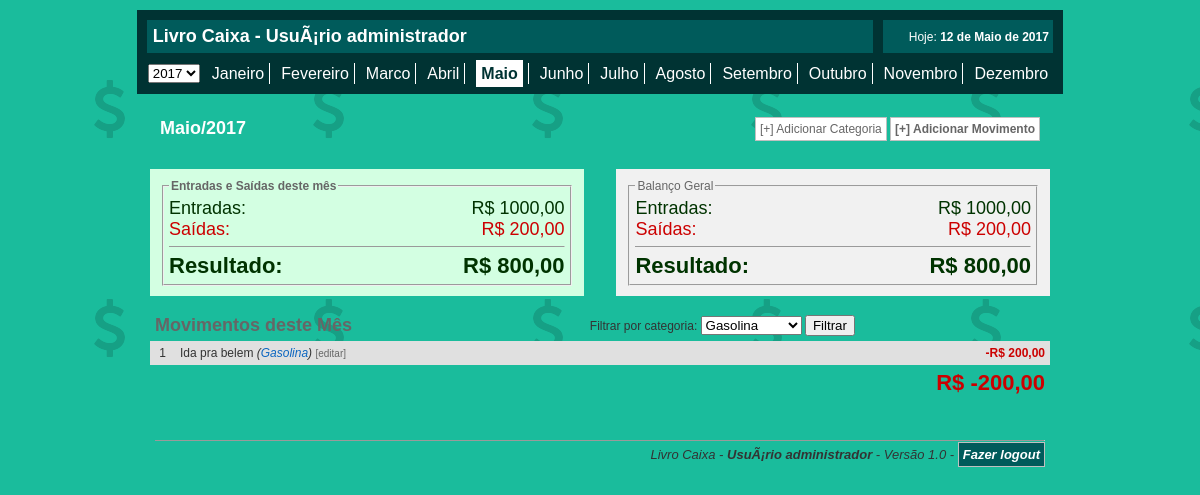
Screenshot of /index.php?mes=05&ano=2017&filtro_cat=4 (signed in) with the database file from the repository.
### tables this page shows
CREATE TABLE `lc_movimento` (
  `id` int(11) NOT NULL,
  `tipo` int(11) DEFAULT NULL,
  `dia` int(11) DEFAULT NULL,
  `mes` int(11) DEFAULT NULL,
  `ano` int(11) DEFAULT NULL,
  `cat` int(11) DEFAULT NULL,
  `descricao` longtext,
  `valor` float DEFAULT NULL
);

CREATE TABLE `lc_cat` (
  `id` int(11) NOT NULL,
  `nome` varchar(255) DEFAULT NULL
);

### functions.php (called while the page is built)
<?php
function formata_dinheiro($valor) {
    $valor = number_format($valor, 2, ',', '');
    return "R$ " . $valor;
}
function mostraMes($m) {
    switch ($m) {
        case 01: $mes = "Janeiro";
            break;
        case 02: $mes = "Fevereiro";
            break;
        case 03: $mes = "Marco";
            break;
        case 04: $mes = "Abril";
            break;
        case 05: $mes = "Maio";
            break;
        case 06: $mes = "Junho";
            break;
        case 07: $mes = "Julho";
            break;
        case 8: $mes = "Agosto";
            break;
        case 9: $mes = "Setembro";
            break;
        case 10: $mes = "Outubro";
            break;
        case 11: $mes = "Novembro";
            break;
        case 12: $mes = "Dezembro";
            break;
    }
    return $mes;
}
?>

### index.php (the view, shortened to what this page needs)
<?php
include 'config.php';
include 'functions.php';
if (isset($_GET['mes']))
    $mes_hoje = $_GET['mes'];
else
    $mes_hoje = date('m');
if (isset($_GET['ano']))
    $ano_hoje = $_GET['ano'];
else
    $ano_hoje = date('Y');
?>
<?php if ($_SESSION['usuario']) :?>
<!DOCTYPE html PUBLIC "-//W3C//DTD XHTML 1.0 Transitional//EN" "http://www.w3.org/TR/xhtml1/DTD/xhtml1-transitional.dtd">
<html xmlns="http://www.w3.org/1999/xhtml">
<head>
<link href="css/styles.css" rel="stylesheet" type="text/css" />
</head>
<body style="padding:10px" background="imagens/back.png">
<table cellpadding="1" cellspacing="10"  width="900" align="center" style="background-color:#033">
<tr>
<td colspan="11" style="background-color:#005B5B;">
<h2 style="color:#FFF; margin:5px">Livro Caixa - <?php echo $_SESSION['usuario']->nome?></h2>
</td>
<td colspan="2" align="right" style="background-color:#005B5B;">
<a style="color:#FFF" href="?mes=<?php echo date('m')?>&ano=<?php echo date('Y')?>">Hoje:<strong> <?php echo date('d')?> de <?php echo mostraMes(date('m'))?> de <?php echo date('Y')?></strong></a>&nbsp;
</td>
</tr>
<tr>
<td width="70">
<select onchange="location.replace('?mes=<?php echo $mes_hoje?>&ano='+this.value)">
<?php
for ($i=2008;$i<=2020;$i++){
?>
<option value="<?php echo $i?>" <?php if ($i==$ano_hoje) echo "selected=selected"?> ><?php echo $i?></option>
<?php }?>
</select>
</td>
<?php
for ($i=1;$i<=12;$i++){
	?>
    <td align="center" style="<?php if ($i!=12) echo "border-right:1px solid #FFF;"?> padding-right:5px">
    <a href="?mes=<?php echo $i?>&ano=<?php echo $ano_hoje?>" style="
    <?php if($mes_hoje==$i){?>
    color:#033; font-size:16px; font-weight:bold; background-color:#FFF; padding:5px
    <?php }else{?>
    color:#FFF; font-size:16px;
    <?php }?>
    ">
    <?php echo mostraMes($i);?>
    </a>
    </td>
<?php
}
?>
</tr>
</table>
<br />
<table cellpadding="10" cellspacing="0" width="900" align="center" >
<tr>
<td colspan="2">
<h2 style="color: #FFF"><?php echo mostraMes($mes_hoje)?>/<?php echo $ano_hoje?></h2>
</td>
<td align="right">
<a href="javascript:;" onclick="abreFecha('add_cat')" class="bnt">[+] Adicionar Categoria</a>
<a href="javascript:;" onclick="abreFecha('add_movimento')" class="bnt"><strong>[+] Adicionar Movimento</strong></a>
</td>
</tr>
<tr >
<td colspan="3" >
</td>
</tr>
<tr>
<td align="left" valign="top" width="450" style="background-color:#D3FFE2">
<?php
$qr=mysqli_query($conn,"SELECT SUM(valor) as total FROM lc_movimento WHERE tipo=1 && mes='$mes_hoje' && ano='$ano_hoje'");
$row=mysqli_fetch_assoc($qr);
$entradas=$row['total'];
$qr=mysqli_query($conn,"SELECT SUM(valor) as total FROM lc_movimento WHERE tipo=0 && mes='$mes_hoje' && ano='$ano_hoje'");
$row=mysqli_fetch_assoc($qr);
$saidas=$row['total'];
$resultado_mes=$entradas-$saidas;
?>
    <fieldset>
        <legend><strong>Entradas e Saídas deste mês</strong></legend>
        <table cellpadding="0" cellspacing="0" width="100%">
            <tr>
                <td><span style="font-size:18px; color:#030">Entradas:</span></td>
                <td align="right"><span style="font-size:18px; color:#030"><?php echo formata_dinheiro($entradas) ?></span></td>
            </tr>
            <tr>
                <td><span style="font-size:18px; color:#C00">Saídas:</span></td>
                <td align="right"><span style="font-size:18px; color:#C00"><?php echo formata_dinheiro($saidas) ?></span></td>
            </tr>
            <tr>
                <td colspan="2">
                    <hr size="1" />
                </td>
            </tr>
            <tr>
                <td><strong style="font-size:22px; color:<?php if ($resultado_mes < 0) echo "#C00"; else echo "#030" ?>">Resultado:</strong></td>
                <td align="right"><strong style="font-size:22px; color:<?php if ($resultado_mes < 0) echo "#C00"; else echo "#030" ?>"><?php echo formata_dinheiro($resultado_mes) ?></strong></td>
            </tr>
        </table>
    </fieldset>
</td>
<td width="15">
</td>
<td align="left" valign="top" width="450" style="background-color:#F1F1F1">
<fieldset>
<legend>Balanço Geral</legend>
<?php
$qr=mysqli_query($conn,"SELECT SUM(valor) as total FROM lc_movimento WHERE tipo=1 ");
$row=mysqli_fetch_assoc($qr);
$entradas=$row['total'];
$qr=mysqli_query($conn,"SELECT SUM(valor) as total FROM lc_movimento WHERE tipo=0 ");
$row=mysqli_fetch_assoc($qr);
$saidas=$row['total'];
$resultado_geral=$entradas-$saidas;
?>
<table cellpadding="0" cellspacing="0" width="100%">
<tr>
<td><span style="font-size:18px; color:#030">Entradas:</span></td>
<td align="right"><span style="font-size:18px; color:#030"><?php echo formata_dinheiro($entradas)?></span></td>
</tr>
<tr>
<td><span style="font-size:18px; color:#C00">Saídas:</span></td>
<td align="right"><span style="font-size:18px; color:#C00"><?php echo formata_dinheiro($saidas)?></span></td>
</tr>
<tr>
<td colspan="2">
<hr size="1" />
</td>
</tr>
<tr>
<td><strong style="font-size:22px; color:<?php if ($resultado_geral<0) echo "#C00"; else echo "#030"?>">Resultado:</strong></td>
<td align="right"><strong style="font-size:22px; color:<?php if ($resultado_geral<0) echo "#C00"; else echo "#030"?>"><?php echo formata_dinheiro($resultado_geral)?></strong></td>
</tr>
</table>
</fieldset>
</td>
</tr>
</table>
<br />
<table cellpadding="5" cellspacing="0" width="900" align="center">
<tr>
<td colspan="2">
    <div style="float:right; text-align:right">
<form name="form_filtro_cat" method="get" action=""  >
    Filtrar por categoria:  <select name="filtro_cat" onchange="form_filtro_cat.submit()">
<?php
$qr=mysqli_query($conn,"SELECT DISTINCT c.id, c.nome FROM lc_cat c, lc_movimento m WHERE m.cat=c.id && m.mes='$mes_hoje' && m.ano='$ano_hoje'");
while ($row=mysqli_fetch_assoc($qr)){
?>
<option <?php if (isset($_GET['filtro_cat']) && $_GET['filtro_cat']==$row['id'])echo "selected=selected"?> value="<?php echo $row['id']?>"><?php echo $row['nome']?></option>
<?php }?>
</select>
  <input type="submit" value="Filtrar" class="botao" />
</form>
    </div>
<h2>Movimentos deste Mês</h2>
</td>
</tr>
<?php
$filtros="";
if (isset($_GET['filtro_cat'])){
	if ($_GET['filtro_cat']!=''){
		$filtros="&& cat='".$_GET['filtro_cat']."'";
                $qr=mysqli_query($conn,"SELECT SUM(valor) as total FROM lc_movimento WHERE tipo=1 && mes='$mes_hoje' && ano='$ano_hoje' $filtros");
                $row=mysqli_fetch_assoc($qr);
                $entradas=$row['total'];
                $qr=mysqli_query($conn,"SELECT SUM(valor) as total FROM lc_movimento WHERE tipo=0 && mes='$mes_hoje' && ano='$ano_hoje' $filtros");
                $row=mysqli_fetch_assoc($qr);
                $saidas=$row['total'];
                $resultado_mes=$entradas-$saidas;
        }
}
$qr=mysqli_query($conn,"SELECT * FROM lc_movimento WHERE mes='$mes_hoje' && ano='$ano_hoje' $filtros ORDER By dia");
$cont=0;
while ($row=mysqli_fetch_assoc($qr)){
$cont++;
$cat=$row['cat'];
$qr2=mysqli_query($conn,"SELECT nome FROM lc_cat WHERE id='$cat'");
$row2=mysqli_fetch_assoc($qr2);
$categoria=$row2['nome'];
?>
<tr style="background-color:<?php if ($cont%2==0) echo "#F1F1F1"; else echo "#E0E0E0"?>" >
<td align="center" width="15"><?php echo $row['dia']?></td>
<td><?php echo $row['descricao']?> <em>(<a href="?mes=<?php echo $mes_hoje?>&ano=<?php echo $ano_hoje?>&filtro_cat=<?php echo $cat?>"><?php echo $categoria?></a>)</em> <a href="javascript:;" style="font-size:10px; color:#666" onclick="document.getElementById('editar_mov_<?php echo $row['id']?>').style.display='';  " title="Editar">[editar]</a></td>
<td align="right"><strong style="color:<?php if ($row['tipo']==0) echo "#C00"; else echo "#030"?>"><?php if ($row['tipo']==0) echo "-"; else echo "+"?><?php echo formata_dinheiro($row['valor'])?></strong></td>
</tr>
<?php
}
?>
<tr>
<td colspan="3" align="right">
<strong style="font-size:22px; color:<?php if ($resultado_mes<0) echo "#C00"; else echo "#030"?>"><?php echo formata_dinheiro($resultado_mes)?></strong>
</td>
</tr>
</table>
<br />
<br />
<table cellpadding="5" cellspacing="0" width="900" align="center">
<tr>
<td align="right">
<hr size="1" />
    <em style="font-size: small">Livro Caixa - <strong><?php echo $_SESSION['usuario']->nome?></strong> - Versão 1.0 - <a href="index.php?sair=1" class="bnt" style="background-color:#005B5B;"><b style="color: #FFF">Fazer logout</b></a></em>
</td>
</tr>
</table>
</body>
</html>
<?php endif;?>

### css/styles.css (style rules this page uses)
body { padding:0; margin:0; font-family:Arial, Helvetica, sans-serif; color:#333333; font-size:12px; }
a { text-decoration:none; color:#0C66C0; }
h2 { font-family:Arial, Helvetica, sans-serif; color:#666; font-size:18px; text-align:left; margin:0; padding:0; }
.bnt { border:1px #C0C0C0 solid; text-decoration:none; padding:4px; color:#666666; background-color:#FFFFFF; background-image:url('../images/bg_bnt.jpg'); background-repeat:repeat-x; -moz-border-radius: 3px; -webkit-border-bottom: 3px; }
fieldset { padding:5px; -moz-border-radius: 3px; -webkit-border-bottom: 3px; }
fieldset legend { color:#666 }

### rows the page displays
lc_movimento: dia "1", descricao "Ida pra belem", lc_cat.nome "Gasolina", valor "R$ 200,00"

### other values shown
$_SESSION['usuario']->nome "UsuÃ¡rio administrador"
mostraMes($i) "Janeiro"
mostraMes($i) "Fevereiro"
mostraMes($i) "Marco"
mostraMes($i) "Abril"
mostraMes($i) "Maio"
mostraMes($i) "Junho"
mostraMes($i) "Julho"
mostraMes($i) "Agosto"
mostraMes($i) "Setembro"
mostraMes($i) "Outubro"
mostraMes($i) "Novembro"
mostraMes($i) "Dezembro"
mostraMes($mes_hoje) "Maio"
$ano_hoje "2017"
